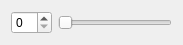
<?xml version="1.0" encoding="UTF-8"?>
<ui version="4.0">
 <class>ConNumber</class>
 <widget class="QWidget" name="ConNumber">
  <property name="geometry">
   <rect>
    <x>0</x>
    <y>0</y>
    <width>183</width>
    <height>40</height>
   </rect>
  </property>
  <property name="windowTitle">
   <string>Form</string>
  </property>
  <layout class="QHBoxLayout" name="horizontalLayout">
   <item>
    <widget class="QSpinBox" name="spinBox"/>
   </item>
   <item>
    <widget class="QSlider" name="horizontalSlider">
     <property name="orientation">
      <enum>Qt::Horizontal</enum>
     </property>
    </widget>
   </item>
  </layout>
 </widget>
 <resources/>
 <connections/>
</ui>
